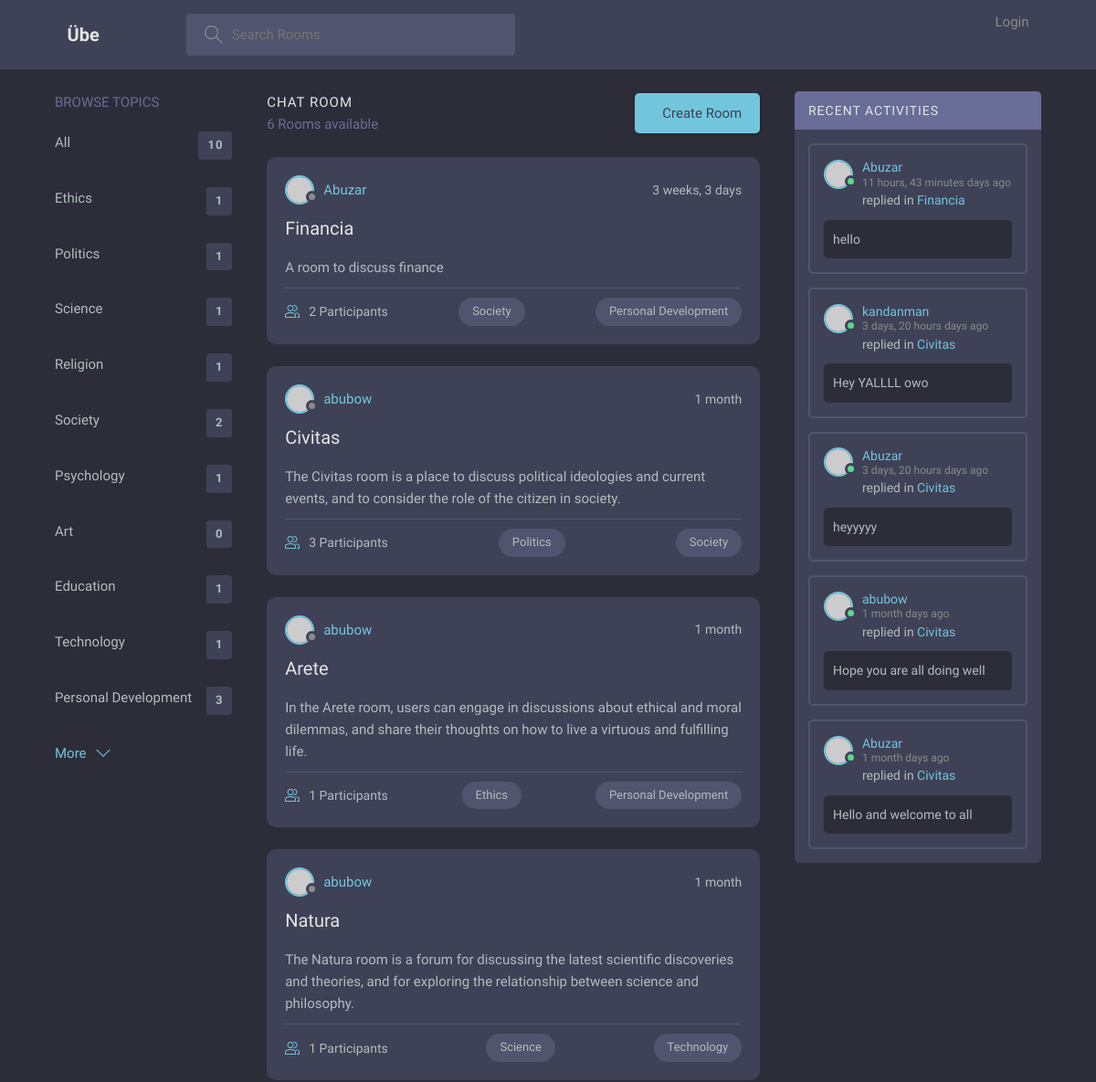
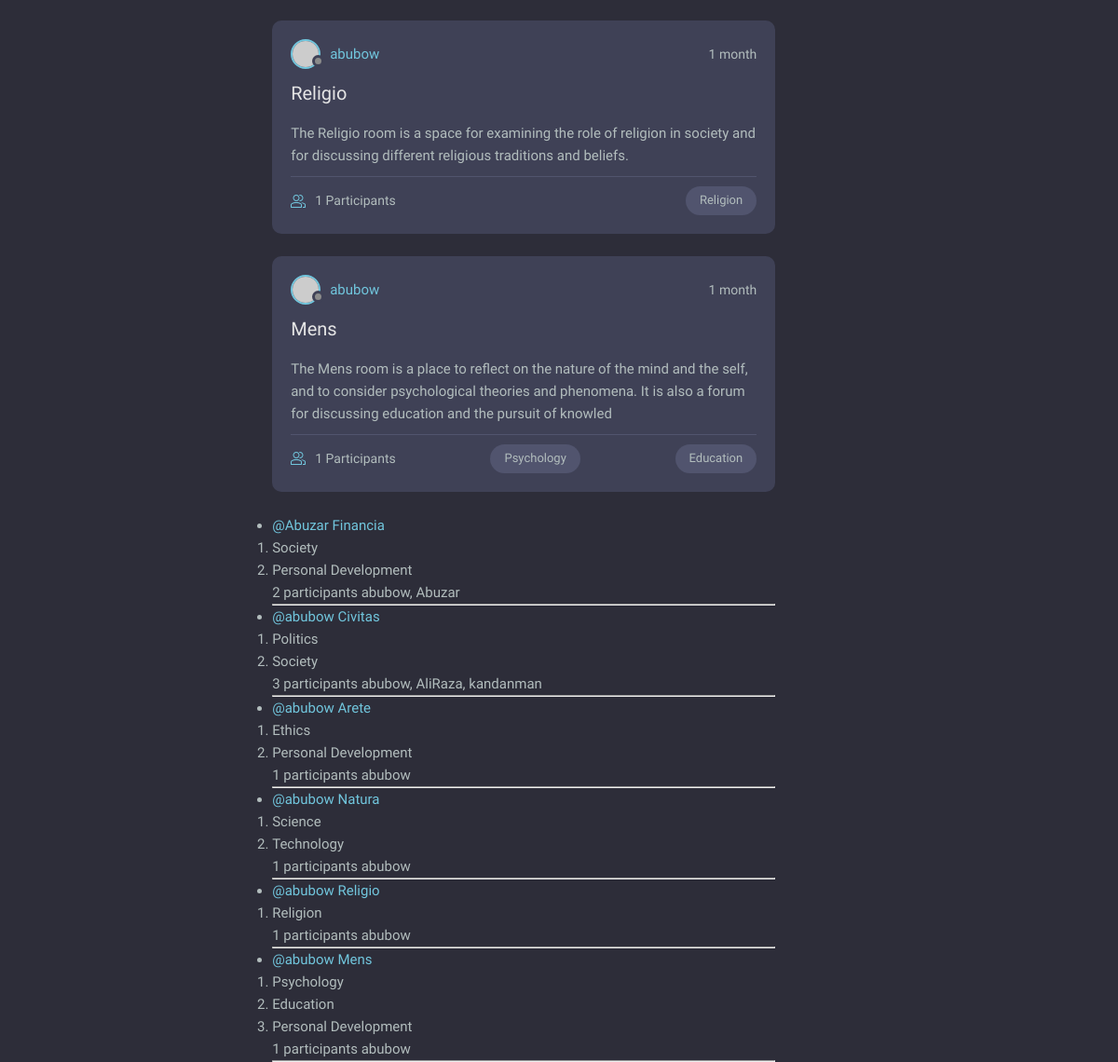
Before: / with the older database file (2 pictures, top to bottom).
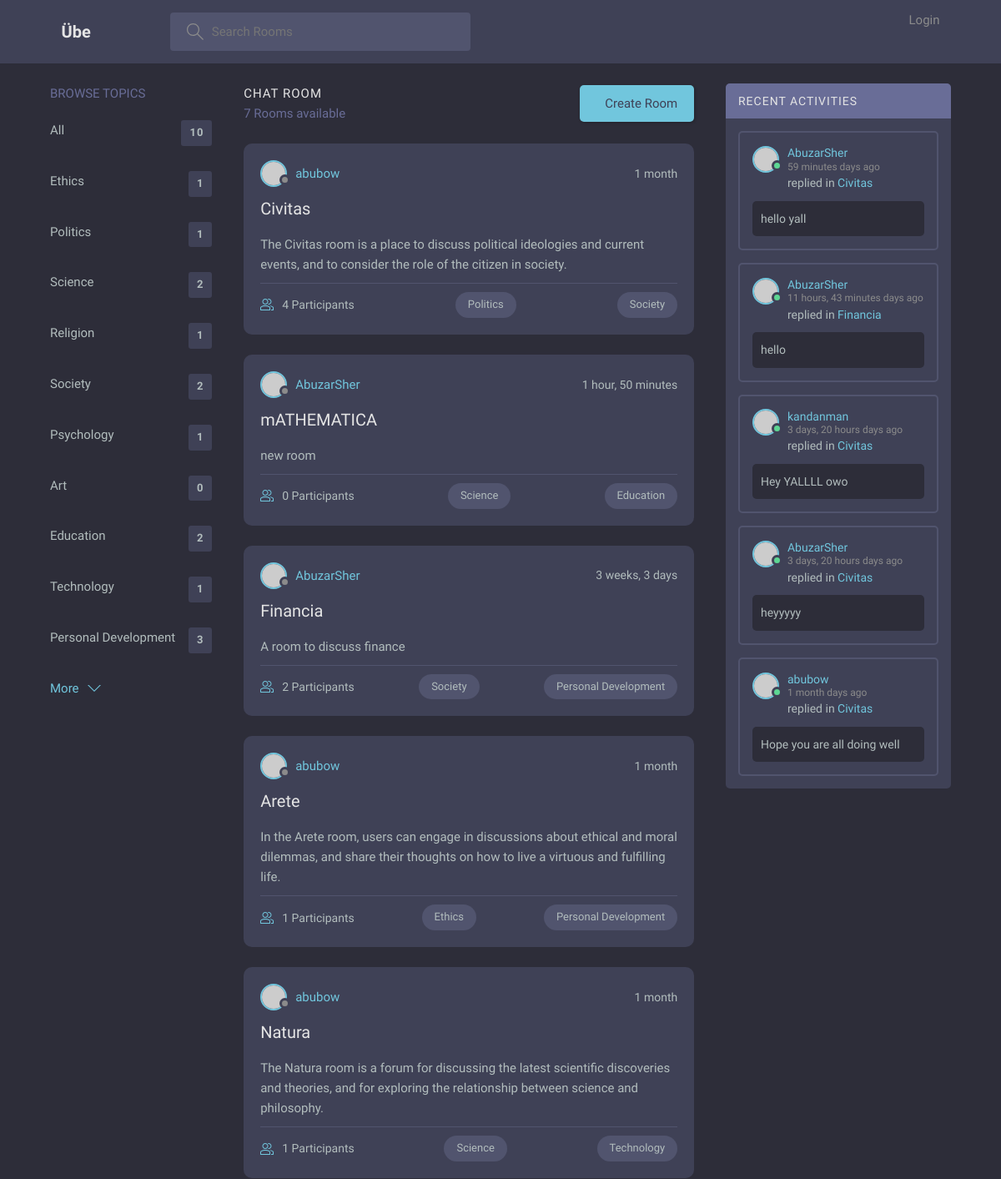
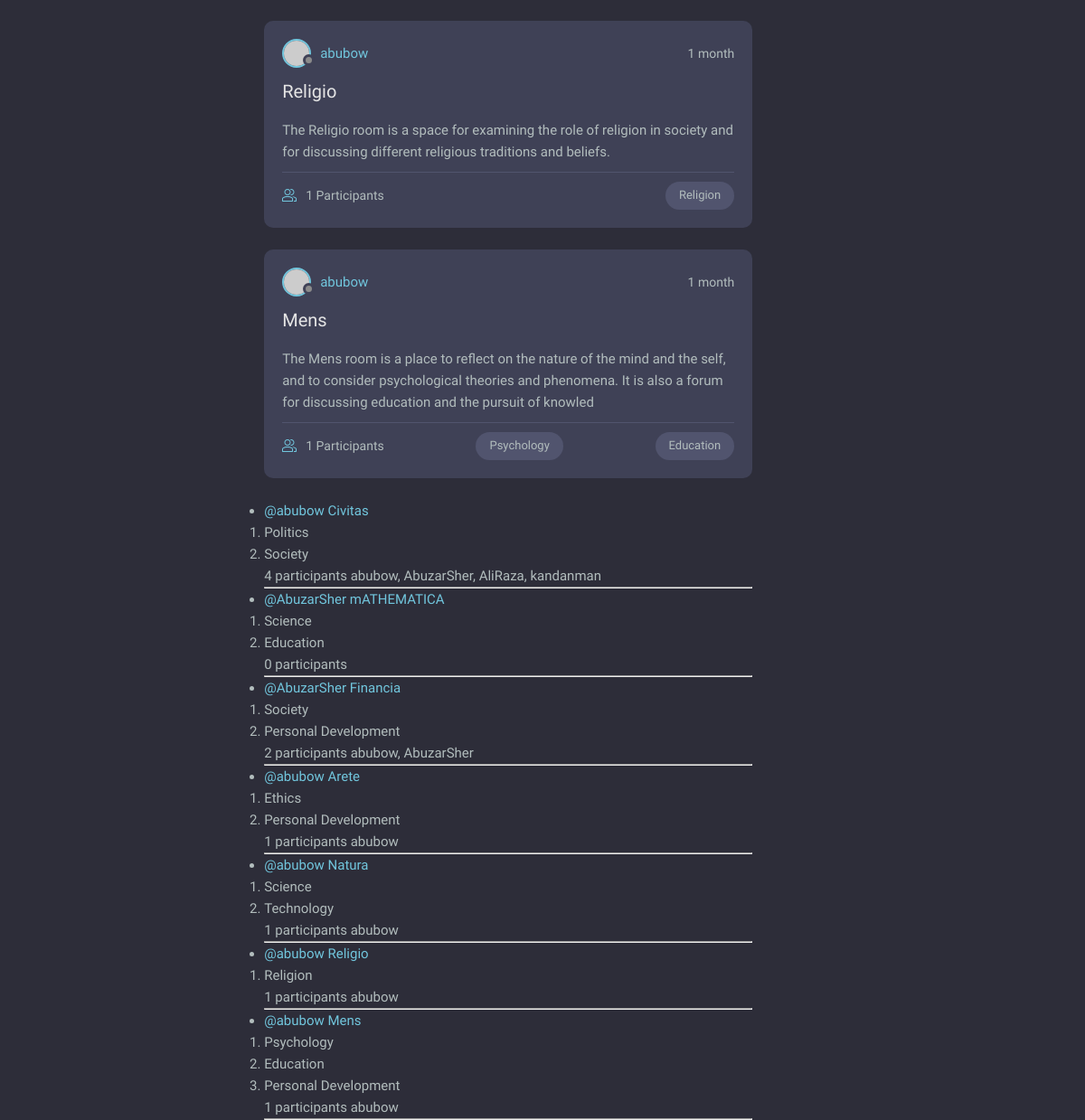
After: the same page with the newer database file (2 pictures, top to bottom).
### base/models.py (models this page shows, shortened)
class Topic(models.Model):
    id = models.AutoField(primary_key=True)
    name = models.CharField(max_length=50)
    description = models.CharField(max_length=200)
    link = models.CharField(max_length=50)

class Room(models.Model):
    id = models.AutoField(primary_key=True, unique=True, auto_created=True)
    name = models.CharField(max_length=50)
    description = models.CharField(max_length=200, null=True, blank=True)
    link = models.CharField(max_length=50, unique=True)
    topics = models.ManyToManyField('Topic', related_name='rooms', blank=True)
    participants = models.ManyToManyField(
        User, related_name='rooms_joined', blank=True)
    host = models.ForeignKey(
        User, on_delete=models.CASCADE, related_name='rooms_hosted')
    updated = models.DateTimeField(auto_now=True)
    created = models.DateTimeField(auto_now_add=True)
    class Meta:
        ordering = ['-updated', '-created']

class Message(models.Model):
    user = models.ForeignKey(User, on_delete=models.CASCADE)
    room = models.ForeignKey(Room, on_delete=models.CASCADE)
    message = models.TextField()
    updated = models.DateTimeField(auto_now=True)
    created = models.DateTimeField(auto_now_add=True)
    class Meta:
        ordering = ['-updated', '-created']
    def __str__(self):
        return self.message

### base/views.py (the view)
# urls.py: path('', views.home, name='home'),
def home(request):
    q = request.GET.get('q')
    if q:
        rooms = Room.objects.filter(
            Q(topics__name__icontains=q) |
            Q(topics__description__icontains=q) |
            Q(name__icontains=q) |
            Q(description__icontains=q)
        ).distinct()
        recent_messages = Message.objects.filter(
            Q(room__topics__name__icontains=q) |
            Q(room__topics__description__icontains=q) |
            Q(room__name__icontains=q) |
            Q(room__description__icontains=q) |
            Q(message__icontains=q)
        ).distinct().order_by('-created')[:5]
    else:
        rooms = Room.objects.all()
        recent_messages = Message.objects.all().order_by('-created')[:5]
    topics = Topic.objects.all()
    context = {
        'rooms': rooms,
        'topics': topics,
        'recent_messages': recent_messages,
    }
    return render(request, 'base/home.html', context)

### base/templates/base/home.html (shortened to what this page needs)
{%extends 'main.html'%} {% block content %}
<main class="layout layout--3">
	<div class="container">
		{% include 'components/topic_list.html' %}
		<div class="roomList">
			<div class="roomList__header">
				<div>
					<h2>Chat Room</h2>
					<p>{{rooms.count}} Rooms available</p>
				</div>
				<a
					class="btn btn--main"
					href="{% url 'room-form' %}"
					<svg
						version="1.1"
						xmlns="http://www.w3.org/2000/svg"
						width="32"
						height="32"
						viewBox="0 0 32 32">
					Create Room
				</a>
			</div>
			{% include 'components/feed.html'%}
		</div>
		{% include 'components/recent_activity.html' %}
	</div>
</main>
{% endblock %}

### base/templates/components/topic_list.html
<div class="topics">
	<div class="topics__header">
		<h2>Browse Topics</h2>
	</div>
	<ul class="topics__list">
		<li>
			<a
				href="{% url 'home' %}"
				>All <span>{{topics.count}}</span></a
			>
		</li>
		{% for topic in topics %}
		<li>
			<a href="{% url 'home' %}?q={{ topic.name }}"
				>{{ topic.name }}
				<span>{{ topic.rooms.count }}</span>
			</a>
		</li>
		{% endfor %}
	</ul>
	<a
		class="btn btn--link"
		href="topics.html">
		More
		<svg
			version="1.1"
			xmlns="http://www.w3.org/2000/svg"
			width="32"
			height="32"
			viewBox="0 0 32 32">
			<title>chevron-down</title>
			<path d="M16 21l-13-13h-3l16 16 16-16h-3l-13 13z"></path>
		</svg>
	</a>
</div>

### base/templates/components/feed.html (shortened to what this page needs)
{% for room in rooms %}
<div class="roomListRoom">
	<div class="roomListRoom__header">
		<a
			href="{% url 'profile' room.host.id %}"
			class="roomListRoom__author">
			<div class="avatar avatar--small">
				<img src="https://randomuser.me/api/portraits/women/11.jpg" />
			</div>
			<span> {{ room.host.username }} </span>
		</a>
		<div class="roomListRoom__actions">
			<span> {{ room.created|timesince }} </span>
		</div>
	</div>
	<div class="roomListRoom__content">
		<a href="{% url 'room' room.link %}"> {{ room.name }} </a>
		<p>{{ room.description.strip|truncatechars:200 }}</p>
	</div>
	<div class="roomListRoom__meta">
		<a
			href="{% url 'room' room.link %}"
			class="roomListRoom__joined">
			{{ room.participants.count }} Participants
		</a>
		{% for topic in room.topics.all|slice:":2" %}
			<p class="roomListRoom__topic">{{ topic.name }}</p>
		{% endfor %}
	</div>
</div>
{% endfor %}
<div>
	<ul>
		{% for room in rooms %}
		<li>
			<a href="{%url 'profile' room.host.id %}">
				@{{room.host.username}}
			</a>
			<a href="{% url 'room' room.link %}">{{ room.name }}</a>
			<ol>
				{% for topic in room.topics.all %}
				<li>{{ topic.name }}</li>
				{% endfor %}
			</ol>
			<span> {{ room.participants.count }} participants </span>
			<small> {{ room.participants.all|join:", " }} </small>
			<hr />
		</li>
		{% endfor %}
	</ul>
</div>

### base/templates/components/recent_activity.html (shortened to what this page needs)
<div class="activities">
	<div class="activities__header">
		<h2>Recent Activities</h2>
	</div>
	{% for post in recent_messages %}
	<div class="activities__box">
		<div class="activities__boxHeader roomListRoom__header">
			<a
				href="{% url 'profile' post.user.id %}"
				class="roomListRoom__author">
				<div class="avatar avatar--small active">
					<img src="https://randomuser.me/api/portraits/men/13.jpg" />
				</div>
				<p>
					{{ post.user.username }}
					<span> {{ post.created|timesince}} days ago</span>
				</p>
			</a>
		</div>
		<div class="activities__boxContent">
			<p>
				replied in
				<a href="{% url 'room' post.room.link %}">
					{{ post.room.name }}
				</a>
			</p>
			<div class="activities__boxRoomContent">
				<p>{{ post|truncatechars:100 }}</p>
			</div>
		</div>
	</div>
	{% endfor %}
</div>

Changed rows visible on the page:
no longer on this page (row unchanged): Message: user.username "Abuzar", created "1 month", room.name "Civitas", message "Hello and welcome to all"
computed for Topic "Science": rooms.count "1" → "2"
computed for Topic "Education": rooms.count "1" → "2"
changed Room "Civitas": participants.count "3" → "4"; participants.all "abubow, AliRaza, kandanman" → "abubow, AbuzarSher, AliRaza, kandanman"; moves up the list
added Room: host.username "AbuzarSher", created "1 hour, 50 minutes", name "mATHEMATICA", description.strip "new room", participants.count "0", Topic (name "Science"), Topic (name "Education")
changed through a linked row, Room "Financia": host.username "Abuzar" → "AbuzarSher"; participants.all "abubow, Abuzar" → "abubow, AbuzarSher"
added Message: user.username "AbuzarSher", created "59 minutes", room.name "Civitas", message "hello yall"
changed through a linked row, Message "hello": user.username "Abuzar" → "AbuzarSher"
changed through a linked row, Message "heyyyyy": user.username "Abuzar" → "AbuzarSher"
Other visible differences:
{{ rooms.count }}: "6" → "7"
